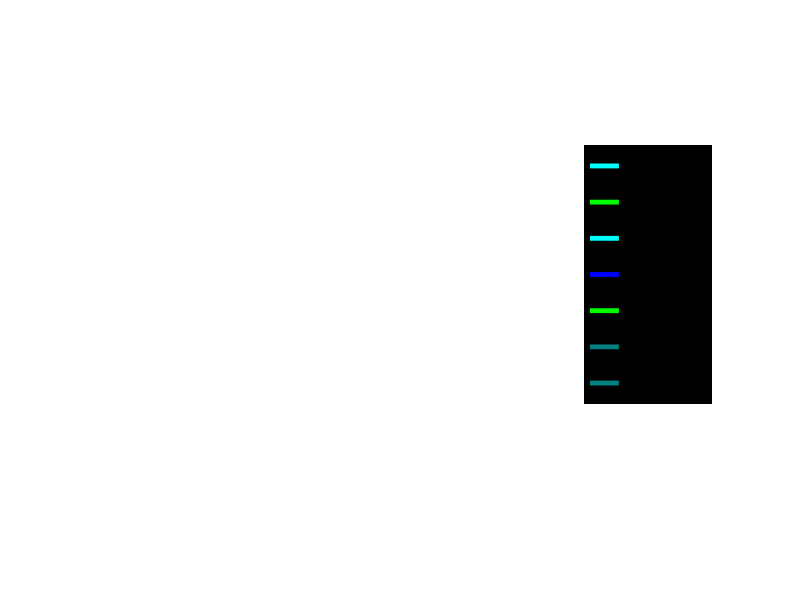

The MATLAB script that drew this image: (Note: this script raises an error after producing the figure.)
clear;
dataDir='/Volumes/data/visualFreq/';
cd(dataDir)
subj_list=[dir('*Sub003') dir('*Sub004') dir('*Sub005') dir('*Sub006') dir('*Sub007') ...
	dir('*Sub008') dir('*Sub009') dir('*Sub010') dir('*Sub011') dir('*Sub012') dir('*Sub013')];
batchDir='/Volumes/data/visualFreq/batch';
% roi_name_list=importdata([batchDir '/roi_name_oc.txt']);

tr_per_trial = 17;
roi_num = 1; %30;
sub_num = length(subj_list);
ts_in_trial_all = zeros(sub_num,roi_num,7,tr_per_trial); % 7 stim conditions

for index=1:sub_num
	subDir=[dataDir subj_list(index).name];
	fprintf('Begin analyzing %s \n',subj_list(index).name); 
	cd([subDir '/Stim']);
	filelist = dir('event_*Hz*.txt');
	stim_kinds = length(filelist);
	if findstr(subj_list(index).name,'Sub007')>0
		trial_rcyls = 6;
		tr_all = 764;
	else
		trial_rcyls = 9;
		tr_all = 1146;
	end
	stimT = zeros(stim_kinds,trial_rcyls);
	for stim = 1:stim_kinds
	    temp = load(filelist(stim).name);
	    stimT(stim,1:3) = temp(1,:);
	    stimT(stim,4:6) = temp(2,:)+382*1.7;
	    if trial_rcyls == 9
	    	stimT(stim,7:9) = temp(3,:)+382*1.7*2;
	    end
	end

	cd([subDir '/event.results']);
	filelist = dir('calcarine_ts.*Hz.1D');
	ts = zeros(roi_num,stim_kinds,tr_all);
	for stim = 1:stim_kinds
	    temp = load(filelist(stim).name);
	    ts(:,stim,:) = temp';
	end

	ts_in_trial = zeros(roi_num,stim_kinds,tr_per_trial);
	for stim = 1:stim_kinds
	    for trial = 1:trial_rcyls
	    	n = round(stimT(stim,trial)/1.7);
	        ts_in_trial(:,stim,:) = ts_in_trial(:,stim,:) + ts(:,stim,n:(n+tr_per_trial-1));
	    end
	end

	save('ts_in_trial.mat','ts_in_trial');
	ts_in_trial_all(index,:,:,:) = ts_in_trial;

	if index == sub_num 
		for roi = 1:roi_num
			ts_roi = squeeze(ts_in_trial(roi,:,:));
			t = (1:tr_per_trial)*1.7;
			plot(t,ts_roi(1,:),t,ts_roi(2,:),t,ts_roi(3,:),t,ts_roi(4,:),t,ts_roi(5,:),t,ts_roi(6,:),t,ts_roi(7,:),'LineWidth',3.5);
			h = legend('01 Hz','05 Hz','10 Hz','15 Hz','20 Hz','40 Hz','60 Hz');
			set(h,'box','off','location','east','Fontsize',28,'FontWeight','bold')
			xlim([min(t)-1 max(t)+12]);
			% ylim([-.7 1.2])
			xlabel('Time (s)','Fontsize',25,'FontWeight','bold');
			ylabel('Signal change (a.u.)','Fontsize',25,'FontWeight','bold');
			box off
			whitebg('black');
			set(gcf,'color',[0 0 0])
			set(gca,'linewidth',3.5,'fontsize',28,'FontWeight','bold','Xcolor',[1 1 1],'Ycolor',[1 1 1])
			export_fig(['ts_calcarine.png'],'-r300');
			% export_fig(['ts_' char(roi_name_list(roi)) '.png'],'-r300');
		end
		% close all 

		% mkdir('ts_roi_oc')
		% movefile('ts*.png','ts_roi_oc/')
	end
	cd(batchDir)
end

cd(dataDir);
ts_in_trial_mean = squeeze(mean(ts_in_trial_all,1));
ts_in_trial_std = squeeze(std(ts_in_trial_all,1))/sqrt(sub_num);
save('ts_in_trial_mean_std.mat','ts_in_trial_mean','ts_in_trial_std');

cl1 = [255 0 0]/255;
cl2 = [0 255 0]/255;
cl3 = [0 255 255]/255;
cl4 = [0 0 255]/255;
cl5 = [255 0 255]/255;
cl6 = [0 128 128]/255;
cl7 = [128 0 0]/255;

for roi = 1:roi_num
	ts_roi = ts_in_trial_mean;%squeeze(ts_in_trial_mean(roi,:,:));
	t = (1:tr_per_trial)*1.7;
	plot(t,ts_roi(1,:),'Color',cl1,'LineWidth',3.5);
	hold on,plot(t,ts_roi(2,:),'Color',cl2,'LineWidth',3.5);
	hold on,plot(t,ts_roi(3,:),'Color',cl3,'LineWidth',3.5);
	hold on,plot(t,ts_roi(4,:),'Color',cl4,'LineWidth',3.5);
	hold on,plot(t,ts_roi(5,:),'Color',cl5,'LineWidth',3.5);
	hold on,plot(t,ts_roi(6,:),'Color',cl6,'LineWidth',3.5);
	hold on,plot(t,ts_roi(7,:),'Color',cl7,'LineWidth',3.5);
	h = legend('01 Hz','05 Hz','10 Hz','15 Hz','20 Hz','40 Hz','60 Hz');
	set(h,'box','off','location','east','Fontsize',25)
	xlim([min(t)-1 max(t)+12]);
	% ylim([-.7 1.2])
	xlabel('Time (s)','Fontsize',25,'FontWeight','bold');
	ylabel('Signal change (a.u.)','Fontsize',25,'FontWeight','bold');
	box off
	whitebg('black');
	set(gcf,'color',[0 0 0])
	set(gca,'linewidth',3.5,'fontsize',25,'FontWeight','bold','Xcolor',[1 1 1],'Ycolor',[1 1 1])
	export_fig(['ts_calcarine.png'],'-r300');
	% export_fig(['ts_' char(roi_name_list(roi)) '.png'],'-r300');
	close all

	ts_roi_std = ts_in_trial_std; %squeeze(ts_in_trial_std(roi,:,:));
	errorbar(t,ts_roi(1,:), ts_roi_std(1,:),'Color',cl1,'LineWidth',3.5);
	hold on,errorbar(t,ts_roi(2,:), ts_roi_std(2,:),'Color',cl2,'LineWidth',3.5);
	hold on,errorbar(t,ts_roi(3,:), ts_roi_std(3,:),'Color',cl3,'LineWidth',3.5);
	hold on,errorbar(t,ts_roi(4,:), ts_roi_std(4,:),'Color',cl4,'LineWidth',3.5);
	hold on,errorbar(t,ts_roi(5,:), ts_roi_std(5,:),'Color',cl5,'LineWidth',3.5);
	hold on,errorbar(t,ts_roi(6,:), ts_roi_std(6,:),'Color',cl6,'LineWidth',3.5);
	hold on,errorbar(t,ts_roi(7,:), ts_roi_std(7,:),'Color',cl7,'LineWidth',3.5);
	% h = legend('01 Hz','05 Hz','10 Hz','15 Hz','20 Hz','40 Hz','60 Hz');
	% set(h,'box','off','location','east','Fontsize',25)
	xlabel('Time (s)','Fontsize',25,'FontWeight','bold');
	ylabel('Signal change (a.u.)','Fontsize',25,'FontWeight','bold');
	xlim([min(t)-1 max(t)+1]);
	% ylim([min(min(ts_roi))-1.1 max(max(ts_roi))+1.2])
	box off
	whitebg('black');
	set(gcf,'color',[0 0 0])
	set(gca,'linewidth',3.5,'fontsize',25,'FontWeight','bold','Xcolor',[1 1 1],'Ycolor',[1 1 1])
	export_fig(['ts_calcarine_errbar.png'],'-r300');
	% export_fig(['ts_' char(roi_name_list(roi)) '_errbar.png'],'-r300');
	close all
end

% mkdir('group.ts_oc_60Hz')
movefile('ts*','group.event.results/')
cd(batchDir)

